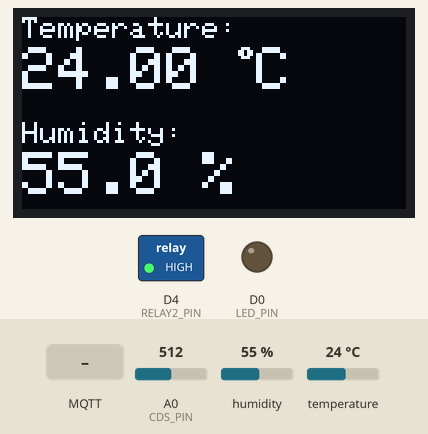
Bench run of a sketch on a simulated ESP8266 (NodeMCU). On the bench: 128×64 one-colour display, switched loads named in the sketch (green lamp = pin HIGH), output pins drawn as LEDs (lit = HIGH). Inputs (shaded band) come from the test bench; at power-on: humidity 55 %, A0 (CDS_PIN) = 512, temperature 24 °C. No MQTT or app messages arrive unless stated; what the sketch prints to the serial monitor is not drawn.

Above: at 1.2 s.
1.3 s: humidity set to 22 %
At 11.1 s:
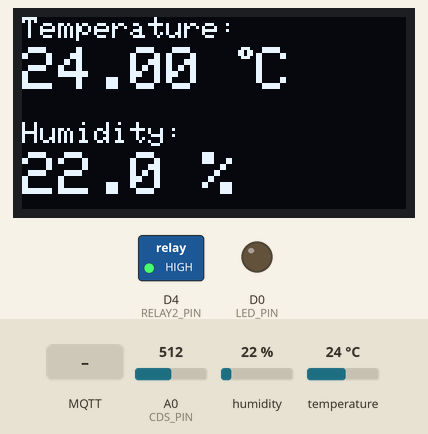
11.6 s: A0 (CDS_PIN) set to 491
At 12.5 s:
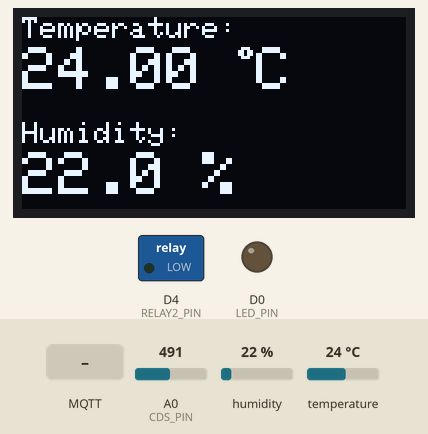
23.5 s: MQTT message "ledon" arrives on the first subscribed topic
At 24.2 s:
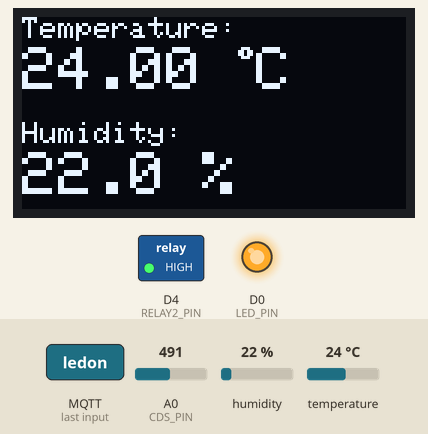
25.0 s: MQTT message "usbled" arrives on the first subscribed topic
At 25.4 s:
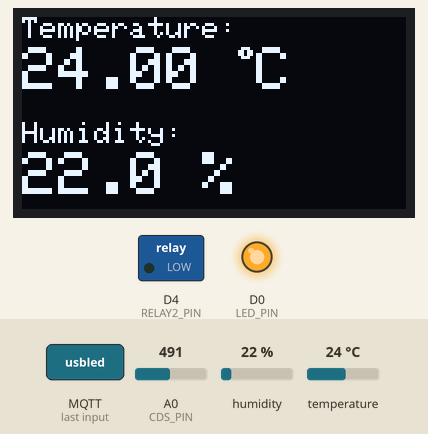
26.5 s: temperature set to 12 °C
At 30.7 s:
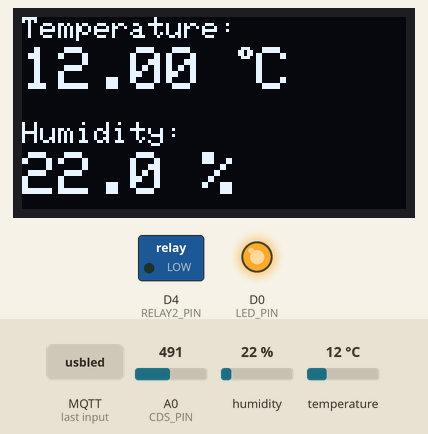
31.6 s: humidity set to 40 %
At 40.5 s:
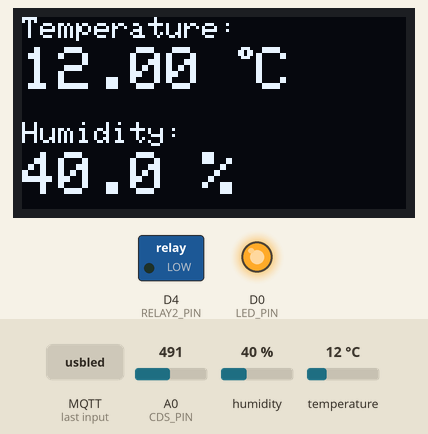
Timing chart, 0 to 42.0 s (numbered marks = the images above; inputs shaded):
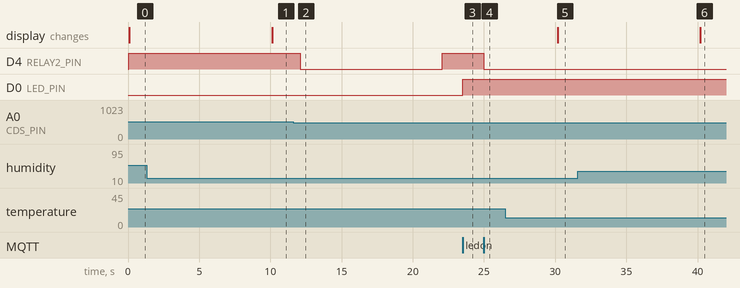

Measured:
- the behaviour switches between 500 and 499 on A0 (CDS_PIN) (found by bisection; images 1 and 2)
- after the input at 1.3 s, the display: changes after 8.8 s (image 1)
- after the input at 11.6 s, D4 (RELAY2_PIN): HIGH → LOW after 0.48 s, → HIGH 10.0 s later
- after the input at 23.5 s, D0 (LED_PIN): LOW → HIGH at once
- after the input at 25.0 s, D4 (RELAY2_PIN): HIGH → LOW at once
- after the input at 26.5 s, the display: changes after 3.7 s (image 5)
- after the input at 31.6 s, the display: changes after 8.6 s (image 6)

The sketch:

rpi_nodemcu_project.ino
```cpp
/*** Import Libraries  ***/
// DHT sensor library for ESPx by beegee_tokyo
#include "DHTesp.h"

// EspMQTTClient by Patrck Lapointe
#include "EspMQTTClient.h"

// Adafruit SSD1306 by Adafruit
#include <SPI.h>
#include <Wire.h>
#include <Adafruit_GFX.h>
#include <Adafruit_SSD1306.h>

// ArduinoJson by Benoit Blanchon
#include <ArduinoJson.h>


/***  Define PINs  ***/
#define LED_PIN  D0
#define RELAY2_PIN D4
#define USBLED_PIN RELAY2_PIN
#define DHT_PIN D3
#define CDS_PIN A0

/***  Define values  ***/
#define DHTTYPE DHT22
#define RELAY_ON LOW    // active low
#define RELAY_OFF HIGH

/*** LED & USBLED State ***/
enum LED_STATE {
  LED_OFF,  // 0
  LED_ON    // 1
};

enum USBLED_STATE {
  USBLED_OFF,       // 0
  USBLED_EVENT_ON,  // 1
  USBLED_USER_ON,   // 2
  USBLED_TOGGLE_ON  // 3
};

LED_STATE     led_state     = LED_OFF;
USBLED_STATE  usbled_state  = USBLED_OFF;


/*** WIFI ***/
// const char *WifiSSID = "wow";
// const char *WifiPassword = "secretpassword";
// const char *WifiSSID = "GHOST-2G";
// const char *WifiPassword = "ghostlinux";
// const char *WifiSSID = "Grace_2.4G";
// const char *WifiPassword = "freedom22";
const char *WifiSSID = "NTH413";
const char *WifiPassword = "cseenth413";


/*** MQTT broker ***/
// const char *mqtt_broker = "203.252.106.154";
const char *mqtt_broker = "sweetdream.iptime.org";
const char *mqtt_username = "iot";
const char *mqtt_password = "csee1414";
const char *mqtt_clientname = "client A";
const int mqtt_port = 1883;

EspMQTTClient mqtt_client(
  WifiSSID,
  WifiPassword,
  mqtt_broker,
  mqtt_username,
  mqtt_password,
  mqtt_clientname,
  mqtt_port
);


/*** Publish topic ***/
const char *pub_dht = "iot/21900050/dht22";
const char *pub_cds = "iot/21900050/cds";

/*** Subscribe topic ***/
const char *sub_topic = "iot/21900050";


String usbled_instant_message;


/***  DHT22 object  ***/
DHTesp dht;


/*** OLED display ***/
#define SCREEN_WIDTH 128
#define SCREEN_HEIGHT 64
#define OLED_RESET -1
#define SCREEN_ADDRESS 0X3C
Adafruit_SSD1306 display(SCREEN_WIDTH, SCREEN_HEIGHT, &Wire, OLED_RESET);


/*** CDS Control values ***/
#define CDS_DARK_TH 500     // 이 값보다 낮으면 어둡다는 뜻이다
#define CDS_BRIGHT_TH 600   // 이 값보다 높으면 밝다는 뜻이다
// 밝을 수록 값이 높다


/*** dht22 and cds value ***/
int cds_value = 0;
int previous_cds_value = 0;           // for determining dark_event
float humidity = 0;
float temperature = 0;


/*** variables for non-blocking delay control ***/
/* 아래 시간은 시간 간격이 아니고 nodeMCU가 시작된 이후 지난 시간을 의미한다 */
long long next_dht22_read_and_publish_time = 0;       // dht22에서 값을 읽을 다음 최소 시간
long long next_cds_read_and_publish_time = 0;         // cds에서 읽은 값을 publish할 다음 최소 시간
long long next_oled_update_time = 0;                  // oled 화면을 업데이트 할 다음 최소 시간
long long next_debug_print_time = 0;                  // debug문구를 print할 다음 최소 시간
long long usbled_time_out_time = 0;                   // usbled가 꺼지는 다음 최소 시간

const long long event_time = 10 * 1000;               // usbled가 event로 인해 켜졌을 때 led가 켜지는 최대 시간 간격

/*** dark event 를 판별하는데 필요한 변수 ***/
bool dark_event = false;
bool has_been_bright = true;      // 처음엔 밝았었다는 가정으로 시작한다


/*** initial setup ***/
void setup() {
  Serial.begin(115200);         // setup Serial to baud rate 115200

  // dht22 setup
  dht.setup(DHT_PIN, DHTesp::DHT22);

  // Set PIN mode
  pinMode(LED_PIN, OUTPUT);     // LED
  pinMode(USBLED_PIN, OUTPUT);  // USBLED == RELAY2
  pinMode(CDS_PIN, INPUT);      // CDS

  // Display Setup
  if(!display.begin(SSD1306_SWITCHCAPVCC, SCREEN_ADDRESS))
  {
    Serial.println(F("SSD1306 allocation failed!\n"));
    for(;;);  // don't proceed if oled cannot be connected
  }

  display.clearDisplay();               // clear buffer
  display.display();                    // display the cleared buffer
  display.setTextColor(SSD1306_WHITE);  // Draw white text
  display.cp437(true);                  // https://www.ascii-codes.com/

  mqtt_client.enableDebuggingMessages(true);        // enable debug message. Must be called before the first loop()
  // mqtt_client.setWifiReconnectionAttemptDelay(1);
  // mqtt_client.setMqttReconnectionAttemptDelay(1);

  // initialize LED/USBLED state
  digitalWrite(LED_PIN, LOW);
  digitalWrite(USBLED_PIN, RELAY_OFF);
}

void loop() {
  mqtt_client.loop();
  read_and_publish_cds_also_determine_dark_event_every_sec(1);
  read_and_publish_dht22_every_sec(10);
  update_oled_every_sec(10);

  usbled_event_handler();

  print_debug_every_sec(10);

  /* apply led and usbled state */
  digitalWrite(USBLED_PIN, usbled_state ? RELAY_ON : RELAY_OFF);
  digitalWrite(LED_PIN, led_state);
}


void update_oled_every_sec(long long interval_second) {
  if(millis() > next_oled_update_time) {
    display.clearDisplay();

    display.setCursor(0,0);
    display.setTextSize(1); display.print("Temperature: ");
    display.setCursor(0,10);
    display.setTextSize(2); display.print(temperature); display.print(" ");
    display.setTextSize(1); display.write(248);
    display.setTextSize(2); display.print("C");
    display.setCursor(0,35);
    display.setTextSize(1); display.print("Humidity: ");
    display.setCursor(0,45);
    display.setTextSize(2); display.print(humidity, 1); display.print(" %");

    display.display();

    next_oled_update_time = millis() + interval_second * 1000;
  }

}


/***
 * handles usbled events
 * the events and corresponding state transformation is described in the FSM of the report
***/
void usbled_event_handler() {
  switch (usbled_state) {
    case USBLED_USER_ON:
      if      (usbled_instant_message == "usbledoff")             usbled_state = USBLED_OFF;
      else if (usbled_instant_message == "usbled")                usbled_state = USBLED_OFF;
      break;

    case USBLED_TOGGLE_ON:
      if      (usbled_instant_message == "usbledon")              usbled_state = USBLED_USER_ON;
      else if (usbled_instant_message == "usbled")                usbled_state = USBLED_OFF;
      else if (dark_event)                                        { usbled_state = USBLED_EVENT_ON;  usbled_time_out_time = millis() + event_time; }
      break;

    case USBLED_OFF:
      if      (usbled_instant_message == "usbledon")              usbled_state = USBLED_USER_ON;
      else if (usbled_instant_message == "usbled")                usbled_state = USBLED_TOGGLE_ON;
      else if (dark_event)                                        { usbled_state = USBLED_EVENT_ON;  usbled_time_out_time = millis() + event_time; }
      break;

    case USBLED_EVENT_ON:
      if      (usbled_instant_message == "usbledoff")             usbled_state = USBLED_OFF;
      else if (millis() > usbled_time_out_time)                   usbled_state = USBLED_OFF;
      break;
  }

  // reset usbled instant message no null
  usbled_instant_message = "";
}


/***
 * dhtt센서에서 온도와 습도 값을 읽고 publish 한다
***/
void read_and_publish_dht22() {
  humidity = dht.getHumidity();
  temperature = dht.getTemperature();

  if(isnan(humidity) || isnan(temperature)) {
    Serial.println("Failed to read from DHT sensor!");
  }

  // publish only when connected
  if(mqtt_client.isConnected()) {
    StaticJsonDocument<100> dht22_doc;
    dht22_doc["dht22_h"] = humidity;
    dht22_doc["dht22_t"] = temperature;

    String output;
    serializeJson(dht22_doc, output);
    mqtt_client.publish(pub_dht, output);
  }
}


/***
 * argument로 초를 입력 받는다
 *
 * 입력 받은 초 마다 dht22 센서에서 온도와 습도 값을 읽고 publish하는 함수를 호출한다
***/
void read_and_publish_dht22_every_sec(long long interval_second) {
  // dht22 센서에서 값을 읽을까요?
  if(millis() > next_dht22_read_and_publish_time) {
    read_and_publish_dht22();
    next_dht22_read_and_publish_time = millis() + interval_second * 1000;     // 다음에 dht22를 읽고 publish할 최소 시간을 결정
  }
}


/***
 * 조도 값을 읽고 publish 한다
 * 또한 읽은 조도값을 기반으로 dark_event인지를 판별하여 dark_event 변수의 값을 업데이트 한다
***/
void read_and_publish_cds_also_determine_dark_event() {
  cds_value = analogRead(CDS_PIN);

  StaticJsonDocument<100> cds_doc;
  cds_doc["cds_value"] = cds_value;

  // publish only when connected
  if(mqtt_client.isConnected()) {
    String output;
    serializeJson(cds_doc, output);
    mqtt_client.publish(pub_cds, output);
  }

  /** dark event가 발생했는지 판별하는 코드 **/
  dark_event = false;                 // reset past event
  if      (has_been_bright == true && cds_value < CDS_DARK_TH)      { dark_event = true; has_been_bright = false; }
  else if (has_been_bright == false && CDS_BRIGHT_TH < cds_value)   has_been_bright = true;
  if(dark_event) Serial.println("dark event!");
  previous_cds_value = cds_value;     // store previous cds value for checking dark event
}


/***
 * argument로 초를 입력 받는다
 *
 * 입력 받은 초 마다 조도 값을 읽고 publish하는 (dark event도 판별한다) 함수를 호출한다.
***/
void read_and_publish_cds_also_determine_dark_event_every_sec(long long interval_second) {
  // cds 센서에서 읽었던 값을 publish 할까요?
  if(millis() > next_cds_read_and_publish_time) {
    read_and_publish_cds_also_determine_dark_event();
    next_cds_read_and_publish_time = millis() + interval_second * 1000;   // 다음에 cds를 읽고 publish할 최소 시간을 결정
  }
}


/***
 * arugment로 초를 입력 받는다
 *
 * debug 할 내용을 serial에 출력한다
 * debug 할 내용은 함수를 내부 값을 직접 수정하여 사용하면 된다
 ***/
void print_debug_every_sec(unsigned int interval_second) {
  if(millis() > next_debug_print_time) {
    bool wifi_state = mqtt_client.isWifiConnected();
    bool mqtt_state = mqtt_client.isMqttConnected();

    Serial.printf("Wifi: %d  MQTT %d \n", wifi_state, mqtt_state);
    Serial.printf("usbled_state: %d \n", usbled_state);

    next_debug_print_time = millis() + interval_second * 1000;
  }
}


/***
 * Funcion called once when Wifi and MQTT are connected
 * `sub_topic`을 subscribe했을 때 받는 메세지를 처리하는 함수도 들어있다
***/
void onConnectionEstablished() {

  mqtt_client.publish(sub_topic, "sub_topic: Connection Established!");

  /*
   받은 메시지 값이 ledon, ledoff, led면 led의 상태를 변경하고
   `cds`면 cds값을 읽고 publish하고 dark event를 감지하고
   `dht22`면 dht22센서에서 온습도 값을 읽고 publish한다
  */
  mqtt_client.subscribe(
    sub_topic,
    [](const String& topic, const String & payload)
    {
      Serial.print(">> "); Serial.print(topic); Serial.print(" "); Serial.println(payload);

      if      (payload == "ledon")          led_state = LED_ON;
      else if (payload == "ledoff")         led_state = LED_OFF;
      else if (payload == "led")            led_state = digitalRead(LED_PIN)? LED_OFF: LED_ON;
      else if (payload == "cds")            read_and_publish_cds_also_determine_dark_event();
      else if (payload == "dht22")          read_and_publish_dht22();
      else                                  usbled_instant_message = payload;

    }
  );
}
```
